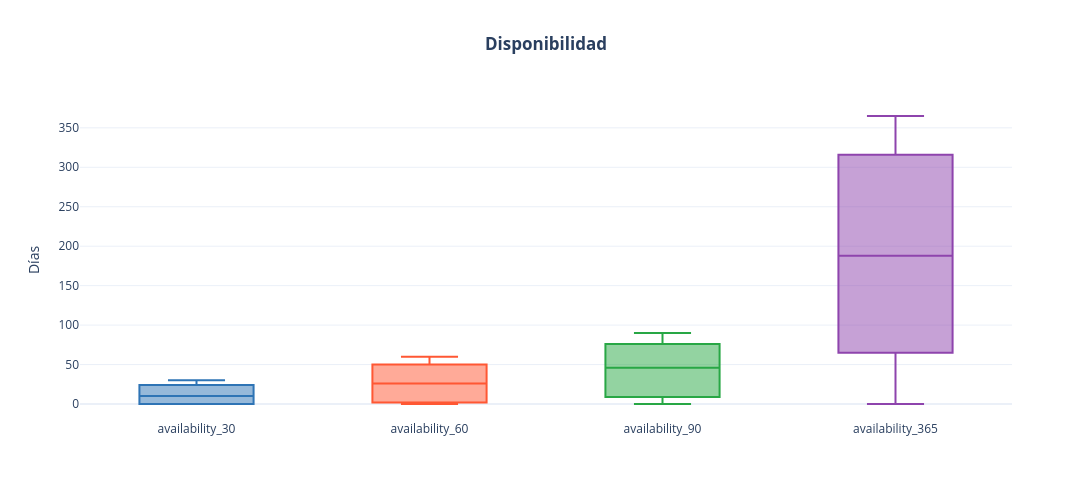

The notebook cell this image was saved under:
### Markdown cell above
**NO tienen una distribucion normal.** Esto es relevante: ante distribuciones asimétricas, la **mediana** representa mejor el centro que la media, y conviene usar correlaciones de rango (Spearman).

### Code cell
variables = ['availability_30', 'availability_60', 'availability_90', 'availability_365']
colores = ['#2E74B5', '#FF5733', '#28A745', '#8E44AD']

fig = go.Figure()

for i, var in enumerate(variables):
    fig.add_trace(go.Box(
        y=df_operaciones[var],
        name=var,
        boxpoints='outliers',
        marker_color=colores[i]   # ← ahora sí funciona
    ))

fig.update_layout(
    title='<b>Disponibilidad</b>',
    title_x=0.5,
    yaxis_title='Días',
    width=1200,
    height=500,
    template='plotly_white',
    showlegend=False      # ← oculta la leyenda
)

fig.show()

### Figure 1 — Plotly figure (JSON) as saved in the notebook; plotly's stock layout.template omitted (floating-point values rounded to 4 significant figures; data arrays with more than 128 entries replaced by an {"elided": "..."} marker saying what was removed)
{"data": [{"boxpoints": "outliers", "marker": {"color": "#2E74B5"}, "name": "availability_30", "type": "box", "y": {"elided": "6733 int values"}}, {"boxpoints": "outliers", "marker": {"color": "#FF5733"}, "name": "availability_60", "type": "box", "y": {"elided": "6733 int values"}}, {"boxpoints": "outliers", "marker": {"color": "#28A745"}, "name": "availability_90", "type": "box", "y": {"elided": "6733 int values"}}, {"boxpoints": "outliers", "marker": {"color": "#8E44AD"}, "name": "availability_365", "type": "box", "y": {"elided": "6733 int values"}}], "layout": {"height": 500, "showlegend": false, "title": {"text": "<b>Disponibilidad</b>", "x": 0.5}, "width": 1200, "yaxis": {"title": {"text": "Días"}}}}
